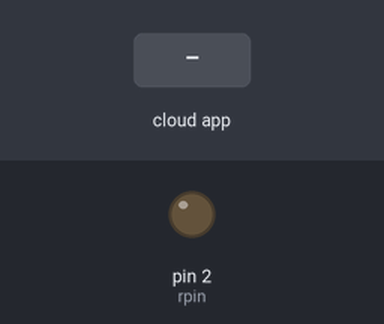
Recording of a sketch running on a simulated Arduino Uno, built with avr-gcc and run on an emulated ATmega328P. On the bench: output pins drawn as LEDs (lit = HIGH). Inputs (shaded band) come from the test bench. The ROS host is connected and sends only what is stated.

Above: at 1.2 s.
1.3 s: the phone or cloud app sets relay_on to 0
At 2.1 s:
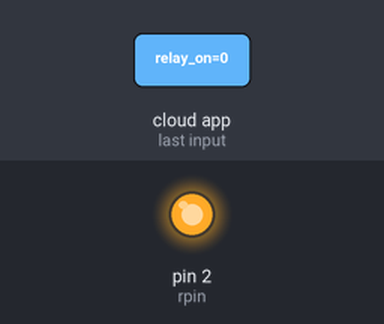
2.8 s: the phone or cloud app sets relay_off to 0
At 3.2 s:
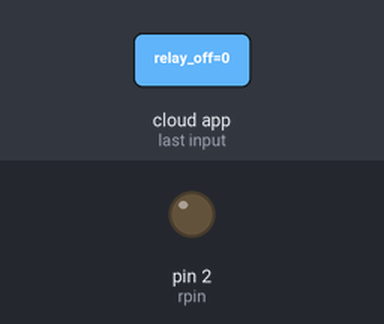
4.3 s: the phone or cloud app sets relay_on to 1
At 5.5 s:
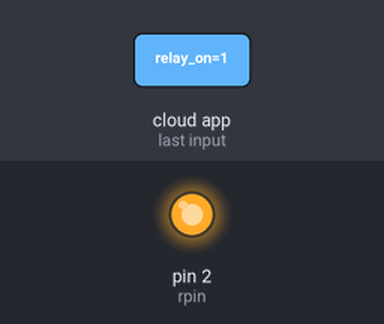
Timing chart, 0 to 7.3 s (numbered marks = the images above; inputs shaded):
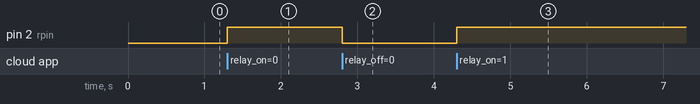

The sketch:

relay_toggle.ino
```cpp
/*
   rosserial Subscriber
   Toggels the state of a relay
*/

#include <ros.h>
#include <std_msgs/Empty.h>

ros::NodeHandle nh;

int rpin = 2;

void on_function( const std_msgs::Empty& toggle_msg) {
  digitalWrite(rpin, HIGH);

}

void off_function( const std_msgs::Empty& toggle_msg) {
  digitalWrite(rpin, LOW);

}

ros::Subscriber<std_msgs::Empty> sub1("relay_on", &on_function );
ros::Subscriber<std_msgs::Empty> sub2("relay_off", &off_function );

void setup()
{
  pinMode(rpin, OUTPUT);
  nh.initNode();
  nh.subscribe(sub1);
  nh.subscribe(sub2);
}

void loop()
{
  nh.spinOnce();
  delay(1);
}
```

Measured:
- after the input at 1.3 s, pin 2 (rpin): LOW → HIGH at once
- after the input at 2.8 s, pin 2 (rpin): HIGH → LOW at once
- after the input at 4.3 s, pin 2 (rpin): LOW → HIGH at once
